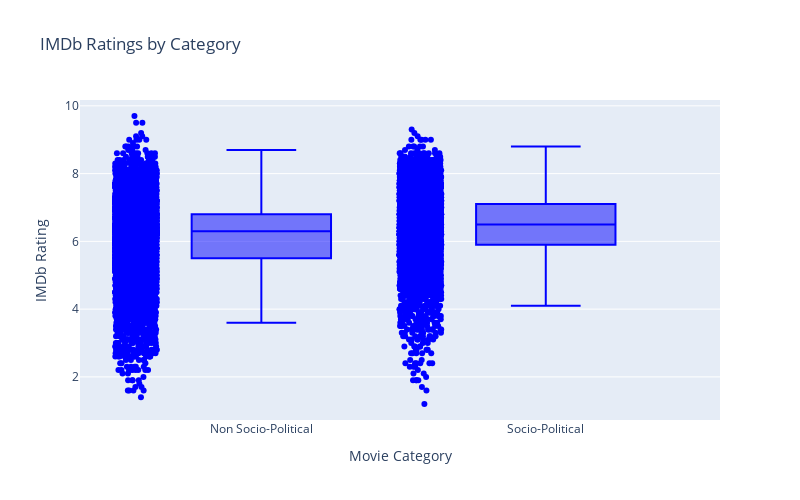
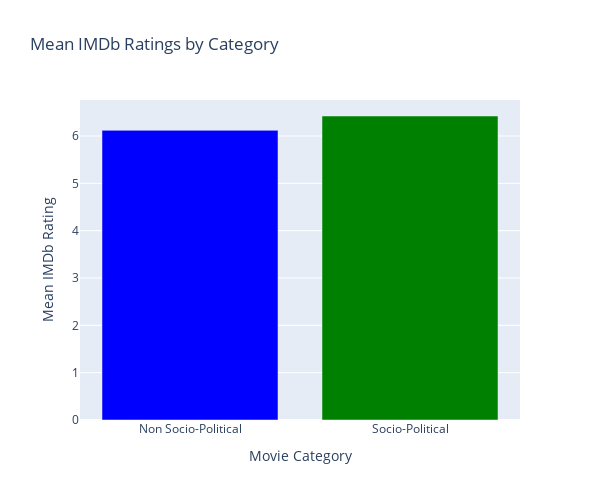

The cell these charts' notebook holds for them, in order:
### Code cell
import pandas as pd
import plotly.graph_objs as go
import plotly.express as px
from scipy import stats

# Assuming you have your DataFrame 'df' and other necessary setup

# Separate movies into two categories
socio_political_movies = df[df['Category'] == 'Socio-Political']
non_socio_political_movies = df[df['Category'] == 'Non Socio-Political']

# Create box plots to visualize IMDb ratings for each category
box_trace = go.Box(
    x=df['Category'],
    y=df['averageRating'],
    name='IMDb Ratings',
    boxpoints='all',
    jitter=0.3,
    pointpos=-1.8,
    marker=dict(color='blue'),
)

box_layout = go.Layout(
    title='IMDb Ratings by Category',
    xaxis=dict(title='Movie Category'),
    yaxis=dict(title='IMDb Rating'),
    width=800,
    height=500,
)

box_fig = go.Figure(data=[box_trace], layout=box_layout)

# Group the data by category and calculate the mean IMDb rating for each category
category_means = df.groupby('Category')['averageRating'].mean().reset_index()

# Create a bar chart to visualize mean IMDb ratings by category
bar_trace = go.Bar(
    x=category_means['Category'],
    y=category_means['averageRating'],
    marker=dict(color=['blue', 'green']),
)

bar_layout = go.Layout(
    title='Mean IMDb Ratings by Category',
    xaxis=dict(title='Movie Category'),
    yaxis=dict(title='Mean IMDb Rating'),
    width=600,
    height=500,
)

bar_fig = go.Figure(data=[bar_trace], layout=bar_layout)

bar_fig = go.Figure(data=[bar_trace], layout=bar_layout)

# Convert the bar chart figure to JSON
bar_fig_json = bar_fig.to_json()
with open('bar_chart_figure.json', 'w') as json_file:
    json_file.write(bar_fig_json)
    
# Display the box plot and bar chart
box_fig.show()
bar_fig.show()


# Perform a t-test to compare IMDb ratings
t_statistic, p_value = stats.ttest_ind(socio_political_movies['averageRating'], non_socio_political_movies['averageRating'], equal_var=False)

# Print the results of the t-test
print(f'T-Statistic: {t_statistic}')
print(f'P-Value: {p_value}')

# Determine if the difference is statistically significant
alpha = 0.05  # Set your significance level
if p_value < alpha:
    print('The difference in IMDb ratings is statistically significant.')
else:
    print('There is no statistically significant difference in IMDb ratings.')

# Print the means and standard deviations for each category
mean_socio_political = socio_political_movies['averageRating'].mean()
mean_non_socio_political = non_socio_political_movies['averageRating'].mean()
std_socio_political = socio_political_movies['averageRating'].std()
std_non_socio_political = non_socio_political_movies['averageRating'].std()

print(f'Mean IMDb Rating (Socio-Political): {mean_socio_political}')
print(f'Mean IMDb Rating (Non Socio-Political): {mean_non_socio_political}')
print(f'Standard Deviation IMDb Rating (Socio-Political): {std_socio_political}')
print(f'Standard Deviation IMDb Rating (Non Socio-Political): {std_non_socio_political}')

### Figure 1 — Plotly figure (JSON) as saved in the notebook; plotly's stock layout.template omitted (floating-point values rounded to 4 significant figures; data arrays with more than 128 entries replaced by an {"elided": "..."} marker saying what was removed)
{"data": [{"boxpoints": "all", "jitter": 0.3, "marker": {"color": "blue"}, "name": "IMDb Ratings", "pointpos": -1.8, "type": "box", "x": {"elided": "14950 str values"}, "y": {"elided": "14950 float values"}}], "layout": {"height": 500, "title": {"text": "IMDb Ratings by Category"}, "width": 800, "xaxis": {"autorange": true, "range": [-0.6375, 1.613], "title": {"text": "Movie Category"}, "type": "category"}, "yaxis": {"autorange": true, "range": [0.7278, 10.17], "title": {"text": "IMDb Rating"}, "type": "linear"}}}

### Figure 2 — Plotly figure (JSON) as saved in the notebook; plotly's stock layout.template omitted (floating-point values rounded to 4 significant figures)
{"data": [{"marker": {"color": ["blue", "green"]}, "type": "bar", "x": ["Non Socio-Political", "Socio-Political"], "y": [6.12, 6.423]}], "layout": {"height": 500, "title": {"text": "Mean IMDb Ratings by Category"}, "width": 600, "xaxis": {"autorange": true, "range": [-0.5, 1.5], "title": {"text": "Movie Category"}, "type": "category"}, "yaxis": {"autorange": true, "range": [0, 6.761], "title": {"text": "Mean IMDb Rating"}, "type": "linear"}}}
